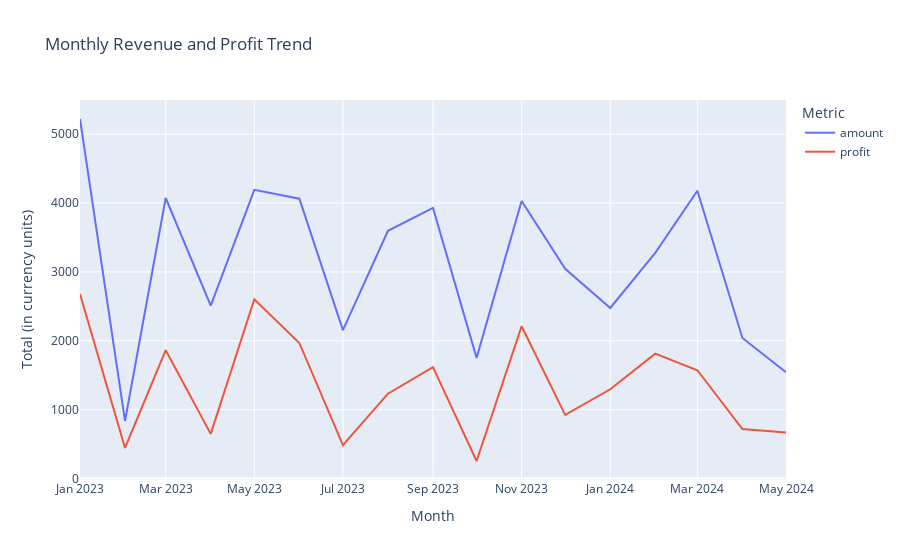

Notebook source saved alongside this figure:
### Code cell
import plotly.express as px

# Add a 'month' column for grouping
df_fact['month'] = df_fact['transaction_date'].dt.to_period('M').astype(str)

# Group by month for revenue and profit
monthly_summary = df_fact.groupby('month', as_index=False).agg({
    'amount': 'sum',
    'profit': 'sum'
})

# Create a combined line chart
fig = px.line(monthly_summary, x='month', y=['amount', 'profit'],
              title='Monthly Revenue and Profit Trend',
              labels={'value': 'Total (in currency units)', 'variable': 'Metric', 'month': 'Month'})
fig.show()

### Figure 1 — Plotly figure (JSON) as saved in the notebook; plotly's stock layout.template omitted (floating-point values rounded to 4 significant figures)
{"data": [{"hovertemplate": "Metric=amount<br>Month=%{x}<br>Total (in currency units)=%{y}<extra></extra>", "legendgroup": "amount", "line": {"color": "#636efa", "dash": "solid"}, "marker": {"symbol": "circle"}, "mode": "lines", "name": "amount", "orientation": "v", "showlegend": true, "type": "scatter", "x": ["2023-01", "2023-02", "2023-03", "2023-04", "2023-05", "2023-06", "2023-07", "2023-08", "2023-09", "2023-10", "2023-11", "2023-12", "2024-01", "2024-02", "2024-03", "2024-04", "2024-05"], "xaxis": "x", "y": [5220.0, 836.1, 4073.0, 2510.0, 4191.0, 4063.0, 2155.0, 3597.0, 3929.0, 1752.0, 4029.0, 3046.0, 2476.0, 3277.0, 4179.0, 2041.0, 1543.0], "yaxis": "y"}, {"hovertemplate": "Metric=profit<br>Month=%{x}<br>Total (in currency units)=%{y}<extra></extra>", "legendgroup": "profit", "line": {"color": "#EF553B", "dash": "solid"}, "marker": {"symbol": "circle"}, "mode": "lines", "name": "profit", "orientation": "v", "showlegend": true, "type": "scatter", "x": ["2023-01", "2023-02", "2023-03", "2023-04", "2023-05", "2023-06", "2023-07", "2023-08", "2023-09", "2023-10", "2023-11", "2023-12", "2024-01", "2024-02", "2024-03", "2024-04", "2024-05"], "xaxis": "x", "y": [2680.0, 444.9, 1864.0, 648.4, 2602.0, 1968.0, 485.1, 1232.0, 1617.0, 254.9, 2211.0, 925.3, 1296.0, 1813.0, 1572.0, 719.2, 667.6], "yaxis": "y"}], "layout": {"legend": {"title": {"text": "Metric"}, "tracegroupgap": 0}, "title": {"text": "Monthly Revenue and Profit Trend"}, "xaxis": {"anchor": "y", "domain": [0, 1], "title": {"text": "Month"}}, "yaxis": {"anchor": "x", "domain": [0, 1], "title": {"text": "Total (in currency units)"}}}}
